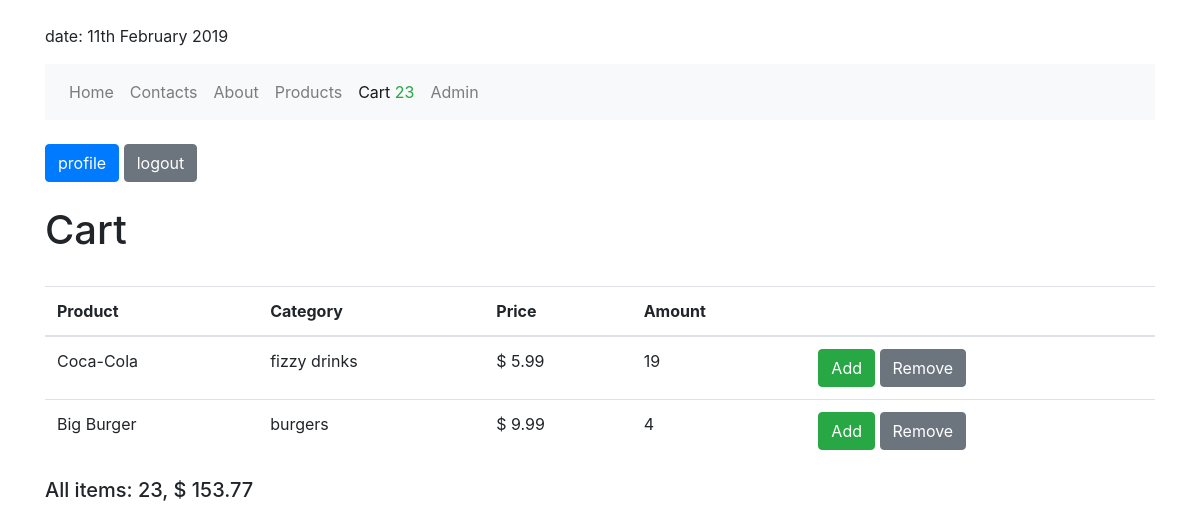
The page /cart/ (signed in) on the database as committed earlier.
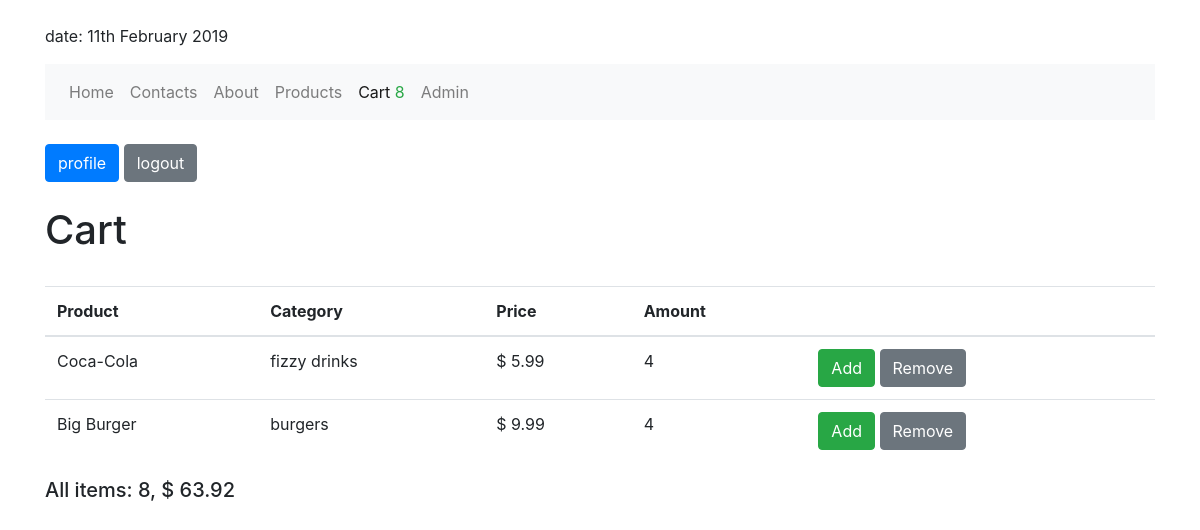
The same page on the database as committed later.
### shopping_cart/models.py (models this page shows)
class ShoppingCart(models.Model):
    user = models.ForeignKey(User, on_delete=models.CASCADE)
    product = models.ForeignKey(Product, on_delete=models.CASCADE)
    quantity = models.PositiveIntegerField(default=0)
    add_datetime = models.DateTimeField(auto_now_add=True)

### products/models.py (models this page shows, shortened)
class Product(models.Model):
    title = models.CharField(max_length=255)
    price = models.DecimalField(max_digits=10000, decimal_places=2)
    image = models.ImageField(
        upload_to='products_img/',
        blank=True,
        null=True
    )
    description = models.TextField(blank=True, null=True)
    category = models.ForeignKey(Category, on_delete=models.CASCADE)

class Category(models.Model):
    category_name = models.CharField(max_length=50, null=True)
    def __str__(self):
        return self.category_name

### shopping_cart/views.py (the view)
# urls.py: path('cart/', include('shopping_cart.urls')),
@login_required
def cart(request):
    user_cart = ShoppingCart.objects.filter(user=request.user)
    price = 0
    amount = 0
    for order in user_cart:
        price += order.product.price * order.quantity
        amount += order.quantity
    context = {
        'title': 'cart',
        'user_cart': user_cart,
        'price': price,
        'amount': amount
    }
    return render(request, 'shopping_cart/cart.html', context)

### shopping_cart/context_processors.py (called while the page is built)
def cart_processor(request):
    if request.user.is_authenticated:
        user_cart = ShoppingCart.objects.filter(user=request.user)
        total_quantity = 0
        for order in user_cart:
            total_quantity += order.quantity
        return {'total_quantity': total_quantity}
    else:
        return {'total_quantity': 0}

### shopping_cart/templates/shopping_cart/cart.html
{% extends "base.html" %}
{%  block content%}
    <h1>Cart</h1>
    <br>
    {% if amount != 0 %}
        <table class="table">
            <thead>
                <tr>
                    <th>Product</th>
                    <th>Category</th>
                    <th>Price</th>
                    <th>Amount</th>
                    <th></th>
                </tr>
            </thead>
            <tbody>
                {% for order in  user_cart %}
                <tr>
                    <td>{{ order.product.title }}</td>
                    <td>{{ order.product.category }}</td>
                    <td>$ {{ order.product.price }}</td>
                    <td>{{ order.quantity }}</td>
                    <td>
                        <a href="{% url 'shopping_cart:add_to_cart' order.product.id %}">
                            <button class="btn btn-success">Add</button>
                        </a>
                        <a href="{% url 'shopping_cart:remove_from_cart' order.product.id %}">
                            <button class="btn btn-secondary">Remove</button>
                        </a>
                    </td>
                </tr>
                {% endfor %}
            </tbody>
        </table>
    {% endif %}
    <h5>
        All items: {{ amount }}, $ {{ price }}
    </h5>
{% endblock %}

### templates/base.html (shortened to what this page needs)
<!DOCTYPE html>
{% load static %}
<html lang="en">
<head>
    <link rel="stylesheet" href="https://maxcdn.bootstrapcdn.com/bootstrap/4.2.1/css/bootstrap.min.css">
    <link rel="stylesheet" href="{% static 'css/style.css' %}">
</head>
<body>
    <br>
    <div class="container">
        <p>date: {% now "jS F Y" %}</p>
        {% include "navbar.html" %}
        <br>
        {% if user.is_authenticated %}
            <a href="{% url 'accounts:profile'%}">
                <button class="btn btn-primary">profile</button>
            </a>
            <a href="{% url 'logout'%}">
                <button class="btn btn-secondary">logout</button>
            </a>
        {% else %}
            <a href="{% url 'login' %}">
                <button class="btn btn-danger">login</button>
            </a>
        {% endif %}
    </div>
    <br>
    <div class="container">
        {% block content %}{% endblock %}
    </div>
</body>
</html>

### templates/navbar.html (shortened to what this page needs)
<nav class="navbar navbar-expand-sm bg-light navbar-light">
    <ul class="navbar-nav">
        <li class="nav-item
        ">
            <a class="nav-link" href="{% url 'home' %}">Home</a>
        </li>
        <li class="nav-item
        ">
            <a class="nav-link" href="{% url 'contacts' %}">Contacts</a>
        </li>
        <li class="nav-item
        ">
            <a class="nav-link" href="{% url 'about' %}">About</a>
        </li>
        <li class="nav-item
        ">
            <a class="nav-link" href="{% url 'products:products-list' 'all' %}">Products</a>
        </li>
        <li class="nav-item
        {% if title == 'cart' %}
            active
        {% endif %}
        ">
            <a class="nav-link
            " href="{% url 'shopping_cart:items-in-cart' %}">
                Cart
                {% if total_quantity != 0 %}
                    <span class="text-success">
                        {{ total_quantity }}
                    </span>
                {% endif %}
            </a>
        </li>
        {% if user.is_staff %}
        <li class="nav-item">
            <a class="nav-link" href="{% url 'my_admin:home' %}">Admin</a>
        </li>
        {% endif %}
    </ul>
</nav>

Rows that differ between the two databases and show on the page:
changed ShoppingCart "Coca-Cola": quantity "19" → "4"
Other text that changed with them:
{{ total_quantity }}: "23" → "8"
{{ amount }}: "23" → "8"
{{ price }}: "153.77" → "63.92"
